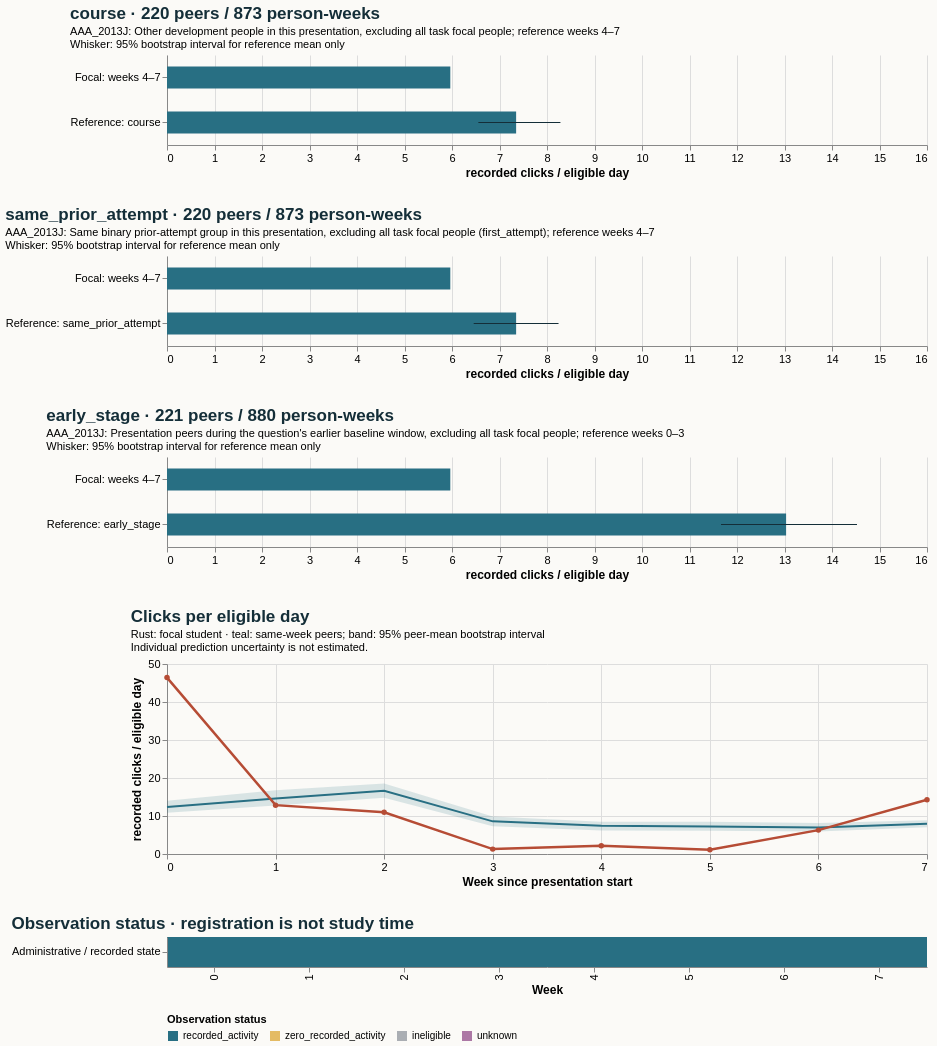

Specify this chart in Vega-Lite:
### Vega-Lite specification from a JSON file in a GitHub repository (floating-point values rounded to 4 significant figures)
{"$schema": "https://vega.github.io/schema/vega-lite/v5.20.1.json", "config": {"axis": {"labelFontSize": 11, "titleFontSize": 12}, "background": "#fbfaf7", "font": "sans-serif", "title": {"anchor": "start", "color": "#142e38", "fontSize": 17, "subtitleFontSize": 11}, "view": {"continuousHeight": 300, "continuousWidth": 300, "stroke": null}}, "datasets": {"data-331fea1c2d29dfa0412edff4bcbf3193": [{"eligible_days": 7.0, "end_day": 6, "logging_completeness": "unknown", "observation_status": "recorded_activity", "row": "Administrative / recorded state", "score_status": "withheld_release_time_unknown", "start_day": 0, "value": 46.43, "week": 0}, {"eligible_days": 7.0, "end_day": 13, "logging_completeness": "unknown", "observation_status": "recorded_activity", "row": "Administrative / recorded state", "score_status": "withheld_release_time_unknown", "start_day": 7, "value": 12.86, "week": 1}, {"eligible_days": 7.0, "end_day": 20, "logging_completeness": "unknown", "observation_status": "recorded_activity", "row": "Administrative / recorded state", "score_status": "withheld_release_time_unknown", "start_day": 14, "value": 11.0, "week": 2}, {"eligible_days": 7.0, "end_day": 27, "logging_completeness": "unknown", "observation_status": "recorded_activity", "row": "Administrative / recorded state", "score_status": "withheld_release_time_unknown", "start_day": 21, "value": 1.286, "week": 3}, {"eligible_days": 7.0, "end_day": 34, "logging_completeness": "unknown", "observation_status": "recorded_activity", "row": "Administrative / recorded state", "score_status": "withheld_release_time_unknown", "start_day": 28, "value": 2.143, "week": 4}, {"eligible_days": 7.0, "end_day": 41, "logging_completeness": "unknown", "observation_status": "recorded_activity", "row": "Administrative / recorded state", "score_status": "withheld_release_time_unknown", "start_day": 35, "value": 1.143, "week": 5}, {"eligible_days": 7.0, "end_day": 48, "logging_completeness": "unknown", "observation_status": "recorded_activity", "row": "Administrative / recorded state", "score_status": "withheld_release_time_unknown", "start_day": 42, "value": 6.286, "week": 6}, {"eligible_days": 7.0, "end_day": 55, "logging_completeness": "unknown", "observation_status": "recorded_activity", "row": "Administrative / recorded state", "score_status": "withheld_release_time_unknown", "start_day": 49, "value": 14.29, "week": 7}], "data-5262efdefad772992fc46fda44225017": [{"hi": null, "lo": null, "series": "Focal: weeks 4–7", "value": 5.964}, {"hi": 8.243, "lo": 6.456, "series": "Reference: same_prior_attempt", "value": 7.35}], "data-53112ed74883b81360baee173f0b3e81": [{"hi": null, "lo": null, "series": "Focal: weeks 4–7", "value": 5.964}, {"hi": 8.283, "lo": 6.555, "series": "Reference: course", "value": 7.35}], "data-9ca9b3a45cb75c5e95d1f9d184da050c": [{"hi": null, "lo": null, "series": "Focal: weeks 4–7", "value": 5.964}, {"hi": 14.53, "lo": 11.66, "series": "Reference: early_stage", "value": 13.03}], "data-9d8816f5b7db86502b75e89c59b5e1d8": [{"end_day": 6, "focal_value": 46.43, "peer_ci_high": 13.98, "peer_ci_low": 10.87, "peer_mean": 12.4, "peer_observations": 221, "peer_people": 221, "reference": "course", "unit": "recorded clicks / eligible day", "week": 0}, {"end_day": 13, "focal_value": 12.86, "peer_ci_high": 16.75, "peer_ci_low": 12.78, "peer_mean": 14.6, "peer_observations": 221, "peer_people": 221, "reference": "course", "unit": "recorded clicks / eligible day", "week": 1}, {"end_day": 20, "focal_value": 11.0, "peer_ci_high": 18.53, "peer_ci_low": 14.83, "peer_mean": 16.65, "peer_observations": 219, "peer_people": 219, "reference": "course", "unit": "recorded clicks / eligible day", "week": 2}, {"end_day": 27, "focal_value": 1.286, "peer_ci_high": 9.862, "peer_ci_low": 7.321, "peer_mean": 8.588, "peer_observations": 219, "peer_people": 219, "reference": "course", "unit": "recorded clicks / eligible day", "week": 3}, {"end_day": 34, "focal_value": 2.143, "peer_ci_high": 8.518, "peer_ci_low": 6.213, "peer_mean": 7.428, "peer_observations": 219, "peer_people": 219, "reference": "course", "unit": "recorded clicks / eligible day", "week": 4}, {"end_day": 41, "focal_value": 1.143, "peer_ci_high": 8.498, "peer_ci_low": 6.143, "peer_mean": 7.212, "peer_observations": 218, "peer_people": 218, "reference": "course", "unit": "recorded clicks / eligible day", "week": 5}, {"end_day": 48, "focal_value": 6.286, "peer_ci_high": 8.164, "peer_ci_low": 5.928, "peer_mean": 7.002, "peer_observations": 218, "peer_people": 218, "reference": "course", "unit": "recorded clicks / eligible day", "week": 6}, {"end_day": 55, "focal_value": 14.29, "peer_ci_high": 8.899, "peer_ci_low": 7.068, "peer_mean": 7.978, "peer_observations": 218, "peer_people": 218, "reference": "course", "unit": "recorded clicks / eligible day", "week": 7}]}, "resolve": {"scale": {"color": "independent"}}, "spacing": 28, "vconcat": [{"data": {"name": "data-53112ed74883b81360baee173f0b3e81"}, "height": 90, "layer": [{"encoding": {"x": {"field": "value", "scale": {"domain": [0, 15.25], "zero": true}, "title": "recorded clicks / eligible day", "type": "quantitative"}, "y": {"field": "series", "sort": null, "title": null, "type": "nominal"}}, "mark": {"color": "#286f83", "size": 22, "type": "bar"}}, {"encoding": {"x": {"field": "lo", "type": "quantitative"}, "x2": {"field": "hi"}, "y": {"field": "series", "sort": null, "title": null, "type": "nominal"}}, "mark": {"color": "#142e38", "type": "rule"}}], "title": {"subtitle": ["AAA_2013J: Other development people in this presentation, excluding all task focal people; reference weeks 4–7", "Whisker: 95% bootstrap interval for reference mean only"], "text": "course · 220 peers / 873 person-weeks"}, "width": 760}, {"data": {"name": "data-5262efdefad772992fc46fda44225017"}, "height": 90, "layer": [{"encoding": {"x": {"field": "value", "scale": {"domain": [0, 15.25], "zero": true}, "title": "recorded clicks / eligible day", "type": "quantitative"}, "y": {"field": "series", "sort": null, "title": null, "type": "nominal"}}, "mark": {"color": "#286f83", "size": 22, "type": "bar"}}, {"encoding": {"x": {"field": "lo", "type": "quantitative"}, "x2": {"field": "hi"}, "y": {"field": "series", "sort": null, "title": null, "type": "nominal"}}, "mark": {"color": "#142e38", "type": "rule"}}], "title": {"subtitle": ["AAA_2013J: Same binary prior-attempt group in this presentation, excluding all task focal people (first_attempt); reference weeks 4–7", "Whisker: 95% bootstrap interval for reference mean only"], "text": "same_prior_attempt · 220 peers / 873 person-weeks"}, "width": 760}, {"data": {"name": "data-9ca9b3a45cb75c5e95d1f9d184da050c"}, "height": 90, "layer": [{"encoding": {"x": {"field": "value", "scale": {"domain": [0, 15.25], "zero": true}, "title": "recorded clicks / eligible day", "type": "quantitative"}, "y": {"field": "series", "sort": null, "title": null, "type": "nominal"}}, "mark": {"color": "#286f83", "size": 22, "type": "bar"}}, {"encoding": {"x": {"field": "lo", "type": "quantitative"}, "x2": {"field": "hi"}, "y": {"field": "series", "sort": null, "title": null, "type": "nominal"}}, "mark": {"color": "#142e38", "type": "rule"}}], "title": {"subtitle": ["AAA_2013J: Presentation peers during the question's earlier baseline window, excluding all task focal people; reference weeks 0–3", "Whisker: 95% bootstrap interval for reference mean only"], "text": "early_stage · 221 peers / 880 person-weeks"}, "width": 760}, {"data": {"name": "data-9d8816f5b7db86502b75e89c59b5e1d8"}, "height": 190, "layer": [{"encoding": {"x": {"axis": {"tickMinStep": 1}, "field": "week", "title": "Week since presentation start", "type": "quantitative"}, "y": {"field": "peer_ci_low", "scale": {"zero": true}, "title": "recorded clicks / eligible day", "type": "quantitative"}, "y2": {"field": "peer_ci_high"}}, "mark": {"color": "#286f83", "opacity": 0.16, "type": "area"}}, {"encoding": {"tooltip": [{"field": "week", "type": "quantitative"}, {"field": "peer_mean", "type": "quantitative"}, {"field": "peer_people", "type": "quantitative"}, {"field": "peer_observations", "type": "quantitative"}], "x": {"field": "week", "type": "quantitative"}, "y": {"field": "peer_mean", "type": "quantitative"}}, "mark": {"color": "#286f83", "strokeWidth": 2, "type": "line"}}, {"encoding": {"tooltip": [{"field": "week", "type": "quantitative"}, {"field": "focal_value", "type": "quantitative"}], "x": {"field": "week", "type": "quantitative"}, "y": {"field": "focal_value", "type": "quantitative"}}, "mark": {"color": "#b64c35", "point": {"color": "#b64c35"}, "strokeWidth": 2.5, "type": "line"}}], "title": {"subtitle": ["Rust: focal student · teal: same-week peers; band: 95% peer-mean bootstrap interval", "Individual prediction uncertainty is not estimated."], "text": "Clicks per eligible day"}, "width": 760}, {"data": {"name": "data-331fea1c2d29dfa0412edff4bcbf3193"}, "encoding": {"color": {"field": "observation_status", "legend": {"labelLimit": 260, "orient": "bottom"}, "scale": {"domain": ["recorded_activity", "zero_recorded_activity", "ineligible", "unknown"], "range": ["#286f83", "#e4bb64", "#aaaeb3", "#ac78a5"]}, "title": "Observation status", "type": "nominal"}, "tooltip": [{"field": "week", "type": "quantitative"}, {"field": "eligible_days", "type": "quantitative"}, {"field": "observation_status", "type": "nominal"}, {"field": "logging_completeness", "type": "nominal"}], "x": {"field": "week", "title": "Week", "type": "ordinal"}, "y": {"field": "row", "title": null, "type": "nominal"}}, "height": 30, "mark": {"type": "rect"}, "title": "Observation status · registration is not study time", "width": 760}]}
